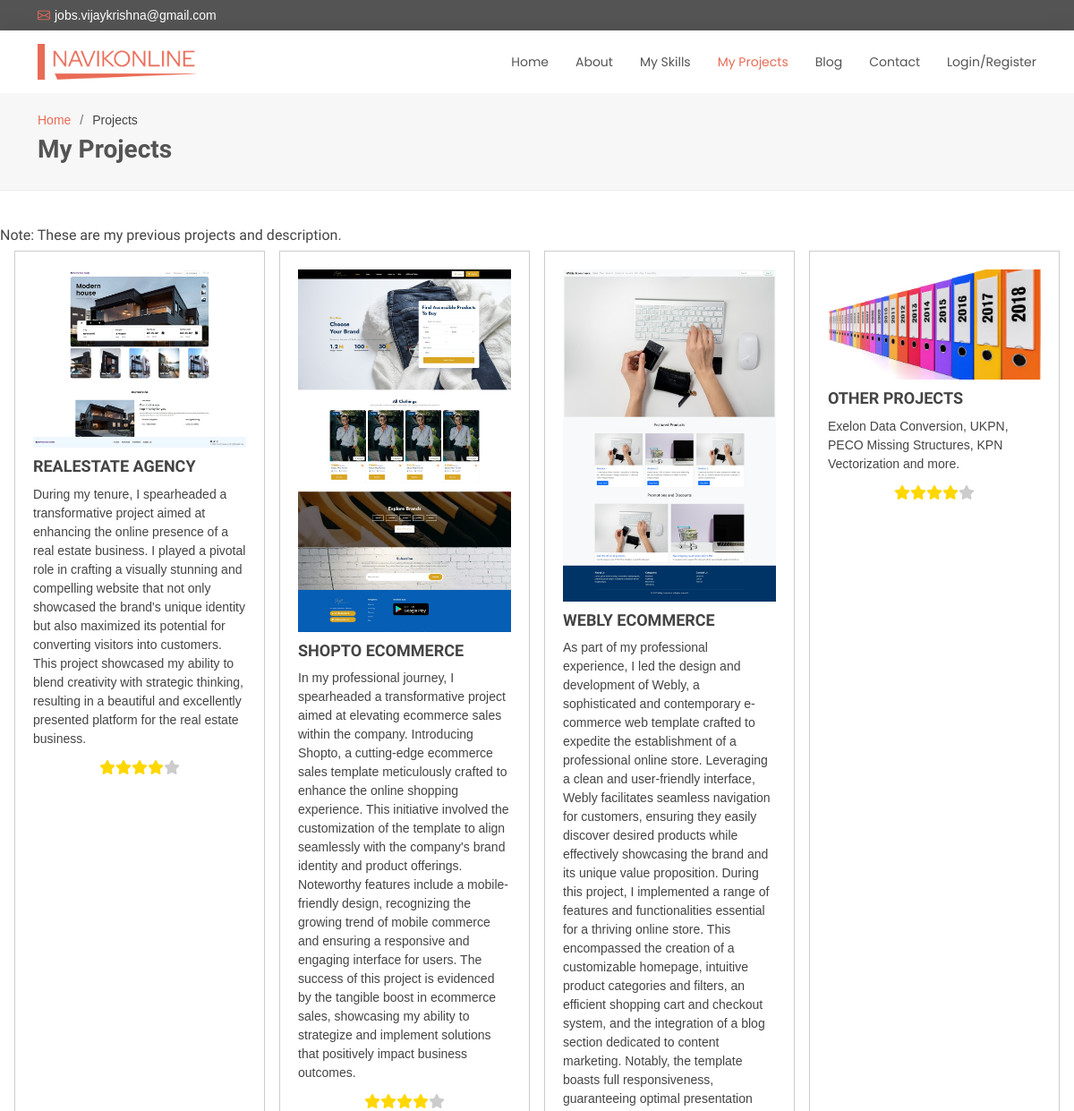
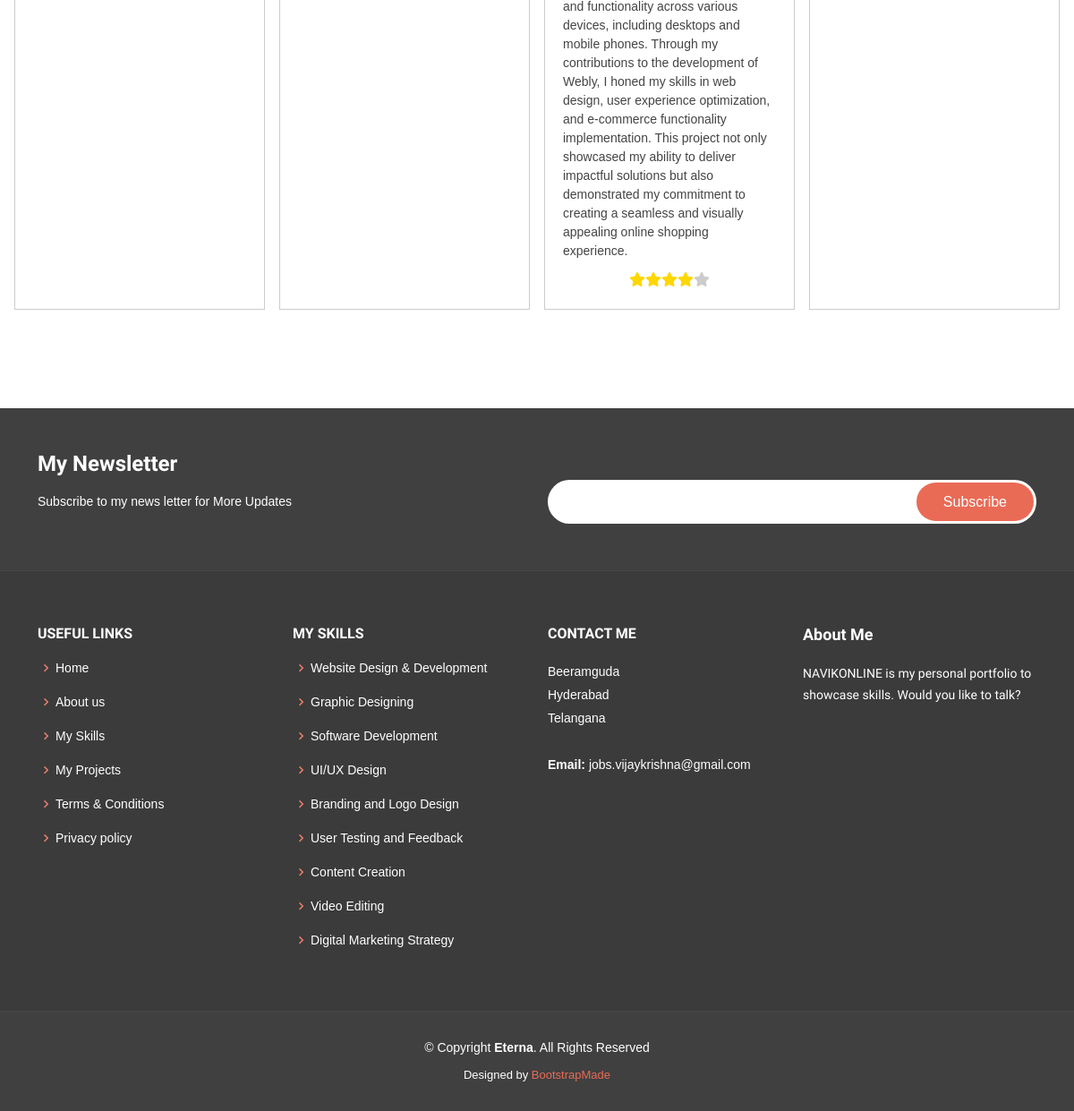
/Templates/, run on the app's committed database (2 pictures, top to bottom).
### myapp/models.py (models this page shows, shortened)
class Product(models.Model):
    name = models.CharField(max_length=255)
    description = models.TextField()
    price_actual = models.DecimalField(max_digits=10, decimal_places=2)
    discounted_price = models.DecimalField(max_digits=10, decimal_places=2, null=True, blank=True)
    avg_rating = models.FloatField(default=0)
    product_image = models.ImageField(upload_to='product_images/')
    demo_link = models.URLField(null=True, blank=True)
    product_category = models.ForeignKey(ProductCategory, on_delete=models.CASCADE)
    date_added = models.DateTimeField(auto_now_add=True)
    class Meta:
        verbose_name = "Product"
        verbose_name_plural = "Products"

### myapp/views.py (the view)
# urls.py: path('Templates/', views.pages.Templates, name = 'Templates'),
    @staticmethod
    def Templates(request):
        p1 = Product.objects.all()
        context = {'products': p1}
        return render(request, 'templates/pages/Templates.html', context)

### templates/pages/Templates.html (shortened to what this page needs)
{% load static %}
<!DOCTYPE html>
<html lang="en">
<head>
  <link rel="stylesheet" href="https://cdnjs.cloudflare.com/ajax/libs/font-awesome/6.4.0/css/all.min.css" />
  <link href="{% static 'assets/vendor/animate.css/animate.min.css' %}" rel="stylesheet">
  <link href="{% static 'assets/vendor/bootstrap/css/bootstrap.min.css' %}" rel="stylesheet">
  <link href="{% static 'assets/vendor/bootstrap-icons/bootstrap-icons.css' %}" rel="stylesheet">
  <link href="{% static 'assets/vendor/boxicons/css/boxicons.min.css' %}" rel="stylesheet">
  <link href="{% static 'assets/vendor/glightbox/css/glightbox.min.css' %}" rel="stylesheet">
  <link href="{% static 'assets/vendor/swiper/swiper-bundle.min.css' %}" rel="stylesheet">
  <link href="{% static 'assets/css/style.css' %}" rel="stylesheet">
  <link href="{% static 'assets/css/style_product.css' %}" rel="stylesheet">
</head>
<body>
  <section id="topbar" class="d-flex align-items-center">
    <div class="container d-flex justify-content-center justify-content-md-between">
      <div class="contact-info d-flex align-items-center">
        <i class="bi bi-envelope d-flex align-items-center"><a href="mailto:jobs.vijaykrishna@gmail.com">jobs.vijaykrishna@gmail.com</a></i>
      </div>
    </div>
  </section>
  <header id="header" class="d-flex align-items-center">
    <div class="container d-flex justify-content-between align-items-center">
      <div class="logo">
        <h1><a href="/"><img src="{% static 'assets/img/logo.png' %}" alt="logo"/></a></h1>
      </div>
      <nav id="navbar" class="navbar">
        <ul>
          {% if user.is_authenticated %}
          <li><a  href="/">Home</a></li>
          <li><a href="{% url 'blog' %}">Blog</a></li>
          <li><a class="active" href="{% url 'Templates' %}">My Projects</a></li>
          <li><a href="{% url 'logout' %}">Logout</a></li>
          {% else %}
          <li><a href="/">Home</a></li>
          <li><a href="{% url 'about' %}" >About</a></li>
          <li><a href="{% url 'services' %}">My Skills</a></li>
          <li><a class="active" href="{% url 'Templates' %}">My Projects</a></li>
          <li><a href="{% url 'blog' %}">Blog</a></li>
          <li><a href="{% url 'contact' %}">Contact</a></li>
          <li><a href="{% url 'register' %}">Login/Register</a></li>
          {% endif %}
        </ul>
      </nav>
    </div>
  </header>
  <main id="main">
    <section id="breadcrumbs" class="breadcrumbs">
      <div class="container">
        <ol>
          <li><a href="/">Home</a></li>
          <li>Projects</li>
        </ol>
        <h2>My Projects</h2>
      </div>
    </section>
    <section id="portfolio" class="portfolio">
    <h6>Note: These are my previous projects and description.</h6>
      <div class="gallery">
        {% for product in products%}
        <div class="content">
            <img src="{{product.product_image.url}}" alt="Project's image">
            <h3>{{product.name}}</h3>
            <p>{{product.description}} </p>
            <ul>
                <li><i class="fa fa-star checked"></i></li>
                <li><i class="fa fa-star checked"></i></li>
                <li><i class="fa fa-star checked"></i></li>
                <li><i class="fa fa-star checked"></i></li>
                <li><i class="fa fa-star"></i></li>
            </ul>
        </div>
        {% endfor %}
      </div>
    </section>
  </main>
  <footer id="footer">
    <div class="footer-newsletter">
      <div class="container">
        <div class="row">
          <div class="col-lg-6">
            <h4>My Newsletter</h4>
            <p>Subscribe to my news letter for More Updates</p>
          </div>
          <div class="col-lg-6">
            <form action="{% url 'subscribe' %}" method="post">
              <input type="email" name="email">
              <input type="submit" value="Subscribe">
            </form>
          </div>
        </div>
      </div>
    </div>
    <div class="footer-top">
      <div class="container">
        <div class="row">
          <div class="col-lg-3 col-md-6 footer-links">
            <h4>Useful Links</h4>
            <ul>
              <li><i class="bx bx-chevron-right"></i> <a href="{% url 'home' %}">Home</a></li>
              <li><i class="bx bx-chevron-right"></i> <a href="{% url 'about' %}">About us</a></li>
              <li><i class="bx bx-chevron-right"></i> <a href="{% url 'services' %}">My Skills</a></li>
              <li><i class="bx bx-chevron-right"></i> <a href="{% url 'Templates' %}">My Projects</a></li>
              <li><i class="bx bx-chevron-right"></i> <a href="{% url 'termsandconditions' %}">Terms & Conditions</a></li>
              <li><i class="bx bx-chevron-right"></i> <a href="{% url 'privacypolicy' %}">Privacy policy</a></li>
            </ul>
          </div>
          <div class="col-lg-3 col-md-6 footer-links">
            <h4>My Skills</h4>
            <ul>
              <li><i class="bx bx-chevron-right"></i> <a href="#">Website Design & Development</a></li>
              <li><i class="bx bx-chevron-right"></i> <a href="#">Graphic Designing</a></li>
              <li><i class="bx bx-chevron-right"></i> <a href="#">Software Development</a></li>
              <li><i class="bx bx-chevron-right"></i> <a href="#">UI/UX Design</a></li>
              <li><i class="bx bx-chevron-right"></i> <a href="#">Branding and Logo Design</a></li>
              <li><i class="bx bx-chevron-right"></i> <a href="#">User Testing and Feedback</a></li>
              <li><i class="bx bx-chevron-right"></i> <a href="#">Content Creation</a></li>
              <li><i class="bx bx-chevron-right"></i> <a href="#">Video Editing</a></li>
              <li><i class="bx bx-chevron-right"></i> <a href="#">Digital Marketing Strategy</a></li>
            </ul>
          </div>
          <div class="col-lg-3 col-md-6 footer-contact">
            <h4>Contact Me</h4>
            <p>
              Beeramguda<br>
              Hyderabad<br>
              Telangana<br><br>
              <strong>Email:</strong> jobs.vijaykrishna@gmail.com<br>
            </p>
          </div>
          <div class="col-lg-3 col-md-6 footer-info">
            <h3>About Me</h3>
            <p>NAVIKONLINE is my personal portfolio to showcase skills. Would you like to talk?</p>
          </div>
        </div>
      </div>
    </div>
    <div class="container">
      <div class="copyright">
        &copy; Copyright <strong><span>Eterna</span></strong>. All Rights Reserved
      </div>
      <div class="credits">
        Designed by <a href="#">BootstrapMade</a>
      </div>
    </div>
  </footer>
</body>
</html>

### static/assets/css/style.css (style rules this page uses)
body { font-family: "Open Sans", sans-serif; color: #444444; }
a { color: #e96b56; text-decoration: none; }
h1, h2, h3, h4, h5, h6 { font-family: "Raleway", sans-serif; }
#topbar { background: #545454; padding: 10px 0; font-size: 14px; }
#topbar .contact-info i { font-style: normal; color: #e96b56; }
#topbar .contact-info i a, #topbar .contact-info i span { padding-left: 5px; color: #fff; }
#topbar .contact-info i a { line-height: 0; transition: 0.3s; }
#header { height: 70px; transition: all 0.5s; z-index: 997; transition: all 0.5s; background: #fff; box-shadow: 0px 0px 20px 0px rgba(0, 0, 0, 0.1); }
#header .logo h1 { font-size: 26px; padding: 0 0 0 8px; margin: 11px 0; line-height: 1; font-weight: 700; letter-spacing: 1px; text-transform: uppercase; font-family: "Poppins", sans-serif; border-left: 8px solid #e96b56; }
#header .logo h1 a, #header .logo h1 a:hover { color: #545454; text-decoration: none; }
#header .logo img { padding: 0; margin: 0; max-height: 40px; }
.navbar { padding: 0; }
.navbar ul { margin: 0; padding: 0; display: flex; list-style: none; align-items: center; }
.navbar li { position: relative; }
.navbar a, .navbar a:focus { display: flex; align-items: center; justify-content: space-between; padding: 10px 0 10px 30px; font-family: "Poppins", sans-serif; font-size: 14px; color: #545454; white-space: nowrap; transition: 0.3s; }
.navbar a:hover, .navbar .active, .navbar .active:focus, .navbar li:hover>a { color: #e96b56; }
section { padding: 0 0 80px 0; }
.breadcrumbs { padding: 20px 0 20px 0; background: #f7f7f7; border-bottom: 1px solid #ededed; margin-bottom: 40px; }
.breadcrumbs h2 { font-size: 28px; font-weight: 700; color: #545454; }
.breadcrumbs ol { display: flex; flex-wrap: wrap; list-style: none; padding: 0 0 5px 0; margin: 0; font-size: 14px; }
.breadcrumbs ol li+li { padding-left: 10px; }
.breadcrumbs ol li+li::before { display: inline-block; padding-right: 10px; color: #6e6e6e; content: "/"; }
#footer { background: #404040; padding: 0 0 30px 0; color: #fff; font-size: 14px; }
#footer .footer-newsletter { padding: 50px 0; background: #404040; }
#footer .footer-newsletter h4 { font-size: 24px; margin: 0 0 20px 0; padding: 0; line-height: 1; font-weight: 600; }
#footer .footer-newsletter form { margin-top: 30px; background: #fff; padding: 6px 10px; position: relative; border-radius: 50px; }
#footer .footer-newsletter form input[type=email] { border: 0; padding: 8px; width: calc(100% - 140px); }
#footer .footer-newsletter form input[type=submit] { position: absolute; top: 0; right: 0; bottom: 0; border: 0; background: none; font-size: 16px; padding: 0 30px; margin: 3px; background: #e96b56; color: #fff; transition: 0.3s; border-radius: 50px; }
#footer .footer-top { background: #3b3b3b; border-top: 1px solid #474747; border-bottom: 1px solid #474747; padding: 60px 0 30px 0; }
#footer .footer-top .footer-info { margin-bottom: 30px; }
#footer .footer-top .footer-info h3 { font-size: 18px; margin: 0 0 20px 0; padding: 2px 0 2px 0; line-height: 1; font-weight: 700; }
#footer .footer-top .footer-info p { font-size: 14px; line-height: 24px; margin-bottom: 0; font-family: "Raleway", sans-serif; color: #fff; }
#footer .footer-top h4 { font-size: 16px; font-weight: bold; color: #fff; text-transform: uppercase; position: relative; padding-bottom: 12px; }
#footer .footer-top .footer-links { margin-bottom: 30px; }
#footer .footer-top .footer-links ul { list-style: none; padding: 0; margin: 0; }
#footer .footer-top .footer-links ul i { padding-right: 2px; color: #ec7f6d; font-size: 18px; line-height: 1; }
#footer .footer-top .footer-links ul li { padding: 10px 0; display: flex; align-items: center; }
#footer .footer-top .footer-links ul li:first-child { padding-top: 0; }
#footer .footer-top .footer-links ul a { color: #fff; transition: 0.3s; display: inline-block; line-height: 1; }
#footer .footer-top .footer-contact { margin-bottom: 30px; }
#footer .footer-top .footer-contact p { line-height: 26px; }
#footer .copyright { text-align: center; padding-top: 30px; }
#footer .credits { padding-top: 10px; text-align: center; font-size: 13px; color: #fff; }

### data on the page
Product: product_image (picture), name "REALESTATE AGENCY", description "During my tenure, I spearheaded a transformative project aimed at enhancing the online presence of a real estate business. I played a pivotal role in crafting a visually stunning and compelling website that not only showcased the brand's unique identity but also maximized its potential for converting visitors into customers. This project showcased my ability to blend creativity with strategic thinking, resulting in a beautiful and excellently presented platform for the real estate business."
Product: product_image (picture), name "SHOPTO ECOMMERCE", description "In my professional journey, I spearheaded a transformative project aimed at elevating ecommerce sales within the company. Introducing Shopto, a cutting-edge ecommerce sales template meticulously crafted to enhance the online shopping experience. This initiative involved the customization of the template to align seamlessly with the company's brand identity and product offerings. Noteworthy features include a mobile-friendly design, recognizing the growing trend of mobile commerce and ensuring a responsive and engaging interface for users. The success of this project is evidenced by the tangible boost in ecommerce sales, showcasing my ability to strategize and implement solutions that…"
Product: product_image (picture), name "WEBLY ECOMMERCE", description "As part of my professional experience, I led the design and development of Webly, a sophisticated and contemporary e-commerce web template crafted to expedite the establishment of a professional online store. Leveraging a clean and user-friendly interface, Webly facilitates seamless navigation for customers, ensuring they easily discover desired products while effectively showcasing the brand and its unique value proposition. During this project, I implemented a range of features and functionalities essential for a thriving online store. This encompassed the creation of a customizable homepage, intuitive product categories and filters, an efficient shopping cart and checkout system, and the…"
Product: product_image (picture), name "OTHER PROJECTS", description "Exelon Data Conversion, UKPN, PECO Missing Structures, KPN Vectorization and more."
